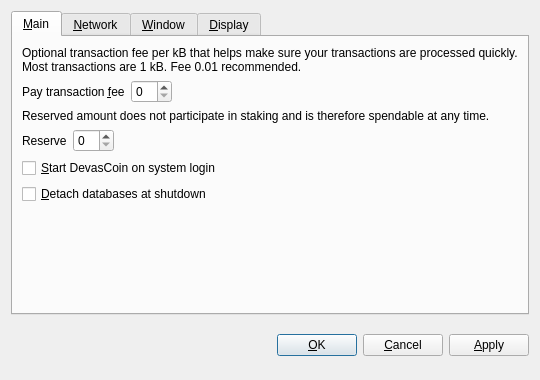
<?xml version="1.0" encoding="UTF-8"?>
<ui version="4.0">
 <class>OptionsDialog</class>
 <widget class="QDialog" name="OptionsDialog">
  <property name="geometry">
   <rect>
    <x>0</x>
    <y>0</y>
    <width>540</width>
    <height>380</height>
   </rect>
  </property>
  <property name="windowTitle">
   <string>Options</string>
  </property>
  <property name="modal">
   <bool>true</bool>
  </property>
  <layout class="QVBoxLayout" name="verticalLayout">
   <item>
    <widget class="QTabWidget" name="tabWidget">
     <property name="tabPosition">
      <enum>QTabWidget::North</enum>
     </property>
     <property name="currentIndex">
      <number>0</number>
     </property>
     <widget class="QWidget" name="tabMain">
      <attribute name="title">
       <string>&amp;Main</string>
      </attribute>
      <layout class="QVBoxLayout" name="verticalLayout_Main">
       <item>
        <widget class="QLabel" name="transactionFeeInfoLabel">
         <property name="text">
          <string>Optional transaction fee per kB that helps make sure your transactions are processed quickly. Most transactions are 1 kB. Fee 0.01 recommended.</string>
         </property>
         <property name="textFormat">
          <enum>Qt::PlainText</enum>
         </property>
         <property name="wordWrap">
          <bool>true</bool>
         </property>
        </widget>
       </item>
       <item>
        <layout class="QHBoxLayout" name="horizontalLayoutFee">
         <item>
          <widget class="QLabel" name="transactionFeeLabel">
           <property name="text">
            <string>Pay transaction &amp;fee</string>
           </property>
           <property name="textFormat">
            <enum>Qt::PlainText</enum>
           </property>
           <property name="buddy">
            <cstring>transactionFee</cstring>
           </property>
          </widget>
         </item>
         <item>
          <widget class="BitcoinAmountField" name="transactionFee"/>
         </item>
         <item>
          <spacer name="horizontalSpacerFee">
           <property name="orientation">
            <enum>Qt::Horizontal</enum>
           </property>
           <property name="sizeHint" stdset="0">
            <size>
             <width>40</width>
             <height>20</height>
            </size>
           </property>
          </spacer>
         </item>
        </layout>
       </item>
       <item>
        <widget class="QLabel" name="reserveBalanceInfoLabel">
         <property name="text">
          <string>Reserved amount does not participate in staking and is therefore spendable at any time.</string>
         </property>
         <property name="textFormat">
          <enum>Qt::PlainText</enum>
         </property>
         <property name="wordWrap">
          <bool>true</bool>
         </property>
        </widget>
       </item>
       <item>
        <layout class="QHBoxLayout" name="horizontalLayoutReserveBalance">
         <item>
          <widget class="QLabel" name="reserveBalanceLabel">
           <property name="text">
            <string>Reserve</string>
           </property>
           <property name="textFormat">
            <enum>Qt::PlainText</enum>
           </property>
           <property name="buddy">
            <cstring>reserveBalance</cstring>
           </property>
          </widget>
         </item>
         <item>
          <widget class="BitcoinAmountField" name="reserveBalance"/>
         </item>
         <item>
          <spacer name="horizontalSpacerReserveBalance">
           <property name="orientation">
            <enum>Qt::Horizontal</enum>
           </property>
           <property name="sizeHint" stdset="0">
            <size>
             <width>40</width>
             <height>20</height>
            </size>
           </property>
          </spacer>
         </item>
        </layout>
       </item>
       <item>
        <widget class="QCheckBox" name="bitcoinAtStartup">
         <property name="toolTip">
          <string>Automatically start DevasCoin after logging in to the system.</string>
         </property>
         <property name="text">
          <string>&amp;Start DevasCoin on system login</string>
         </property>
        </widget>
       </item>
       <item>
        <widget class="QCheckBox" name="detachDatabases">
         <property name="toolTip">
          <string>Detach block and address databases at shutdown. This means they can be moved to another data directory, but it slows down shutdown. The wallet is always detached.</string>
         </property>
         <property name="text">
          <string>&amp;Detach databases at shutdown</string>
         </property>
        </widget>
       </item>
       <item>
        <spacer name="verticalSpacer_Main">
         <property name="orientation">
          <enum>Qt::Vertical</enum>
         </property>
         <property name="sizeHint" stdset="0">
          <size>
           <width>20</width>
           <height>40</height>
          </size>
         </property>
        </spacer>
       </item>
      </layout>
     </widget>
     <widget class="QWidget" name="tabNetwork">
      <attribute name="title">
       <string>&amp;Network</string>
      </attribute>
      <layout class="QVBoxLayout" name="verticalLayout_Network">
       <item>
        <widget class="QCheckBox" name="mapPortUpnp">
         <property name="toolTip">
          <string>Automatically open the DevasCoin client port on the router. This only works when your router supports UPnP and it is enabled.</string>
         </property>
         <property name="text">
          <string>Map port using &amp;UPnP</string>
         </property>
        </widget>
       </item>
       <item>
        <widget class="QCheckBox" name="connectSocks">
         <property name="toolTip">
          <string>Connect to the DevasCoin network through a SOCKS proxy (e.g. when connecting through Tor).</string>
         </property>
         <property name="text">
          <string>&amp;Connect through SOCKS proxy:</string>
         </property>
        </widget>
       </item>
       <item>
        <layout class="QHBoxLayout" name="horizontalLayout_Network">
         <item>
          <widget class="QLabel" name="proxyIpLabel">
           <property name="text">
            <string>Proxy &amp;IP:</string>
           </property>
           <property name="textFormat">
            <enum>Qt::PlainText</enum>
           </property>
           <property name="buddy">
            <cstring>proxyIp</cstring>
           </property>
          </widget>
         </item>
         <item>
          <widget class="QValidatedLineEdit" name="proxyIp">
           <property name="maximumSize">
            <size>
             <width>140</width>
             <height>16777215</height>
            </size>
           </property>
           <property name="toolTip">
            <string>IP address of the proxy (e.g. 127.0.0.1)</string>
           </property>
          </widget>
         </item>
         <item>
          <widget class="QLabel" name="proxyPortLabel">
           <property name="text">
            <string>&amp;Port:</string>
           </property>
           <property name="textFormat">
            <enum>Qt::PlainText</enum>
           </property>
           <property name="buddy">
            <cstring>proxyPort</cstring>
           </property>
          </widget>
         </item>
         <item>
          <widget class="QLineEdit" name="proxyPort">
           <property name="maximumSize">
            <size>
             <width>55</width>
             <height>16777215</height>
            </size>
           </property>
           <property name="toolTip">
            <string>Port of the proxy (e.g. 9050)</string>
           </property>
          </widget>
         </item>
         <item>
          <widget class="QLabel" name="socksVersionLabel">
           <property name="text">
            <string>SOCKS &amp;Version:</string>
           </property>
           <property name="textFormat">
            <enum>Qt::PlainText</enum>
           </property>
           <property name="buddy">
            <cstring>socksVersion</cstring>
           </property>
          </widget>
         </item>
         <item>
          <widget class="QValueComboBox" name="socksVersion">
           <property name="toolTip">
            <string>SOCKS version of the proxy (e.g. 5)</string>
           </property>
          </widget>
         </item>
         <item>
          <spacer name="horizontalSpacer_Network">
           <property name="orientation">
            <enum>Qt::Horizontal</enum>
           </property>
           <property name="sizeHint" stdset="0">
            <size>
             <width>40</width>
             <height>20</height>
            </size>
           </property>
          </spacer>
         </item>
        </layout>
       </item>
       <item>
        <spacer name="verticalSpacer_Network">
         <property name="orientation">
          <enum>Qt::Vertical</enum>
         </property>
         <property name="sizeHint" stdset="0">
          <size>
           <width>20</width>
           <height>40</height>
          </size>
         </property>
        </spacer>
       </item>
      </layout>
     </widget>
     <widget class="QWidget" name="tabWindow">
      <attribute name="title">
       <string>&amp;Window</string>
      </attribute>
      <layout class="QVBoxLayout" name="verticalLayout_Window">
       <item>
        <widget class="QCheckBox" name="minimizeToTray">
         <property name="toolTip">
          <string>Show only a tray icon after minimizing the window.</string>
         </property>
         <property name="text">
          <string>&amp;Minimize to the tray instead of the taskbar</string>
         </property>
        </widget>
       </item>
       <item>
        <widget class="QCheckBox" name="minimizeOnClose">
         <property name="toolTip">
          <string>Minimize instead of exit the application when the window is closed. When this option is enabled, the application will be closed only after selecting Quit in the menu.</string>
         </property>
         <property name="text">
          <string>M&amp;inimize on close</string>
         </property>
        </widget>
       </item>
       <item>
        <spacer name="verticalSpacer_Window">
         <property name="orientation">
          <enum>Qt::Vertical</enum>
         </property>
         <property name="sizeHint" stdset="0">
          <size>
           <width>20</width>
           <height>40</height>
          </size>
         </property>
        </spacer>
       </item>
      </layout>
     </widget>
     <widget class="QWidget" name="tabDisplay">
      <attribute name="title">
       <string>&amp;Display</string>
      </attribute>
      <layout class="QVBoxLayout" name="verticalLayout_Display">
       <item>
        <layout class="QHBoxLayout" name="horizontalLayout_1_Display">
         <item>
          <widget class="QLabel" name="langLabel">
           <property name="text">
            <string>User Interface &amp;language:</string>
           </property>
           <property name="textFormat">
            <enum>Qt::PlainText</enum>
           </property>
           <property name="buddy">
            <cstring>lang</cstring>
           </property>
          </widget>
         </item>
         <item>
          <widget class="QValueComboBox" name="lang">
           <property name="toolTip">
            <string>The user interface language can be set here. This setting will take effect after restarting DevasCoin.</string>
           </property>
          </widget>
         </item>
        </layout>
       </item>
       <item>
        <layout class="QHBoxLayout" name="horizontalLayout_2_Display">
         <item>
          <widget class="QLabel" name="unitLabel">
           <property name="text">
            <string>&amp;Unit to show amounts in:</string>
           </property>
           <property name="textFormat">
            <enum>Qt::PlainText</enum>
           </property>
           <property name="buddy">
            <cstring>unit</cstring>
           </property>
          </widget>
         </item>
         <item>
          <widget class="QValueComboBox" name="unit">
           <property name="toolTip">
            <string>Choose the default subdivision unit to show in the interface and when sending coins.</string>
           </property>
          </widget>
         </item>
        </layout>
       </item>
       <item>
        <widget class="QCheckBox" name="displayAddresses">
         <property name="toolTip">
          <string>Whether to show DevasCoin addresses in the transaction list or not.</string>
         </property>
         <property name="text">
          <string>&amp;Display addresses in transaction list</string>
         </property>
        </widget>
       </item>
       <item>
        <widget class="QCheckBox" name="coinControlFeatures">
         <property name="toolTip">
          <string>Whether to show coin control features or not.</string>
         </property>
         <property name="text">
          <string>Display coin &amp;control features (experts only!)</string>
         </property>
        </widget>
       </item>
       <item>
        <spacer name="verticalSpacer_Display">
         <property name="orientation">
          <enum>Qt::Vertical</enum>
         </property>
         <property name="sizeHint" stdset="0">
          <size>
           <width>20</width>
           <height>40</height>
          </size>
         </property>
        </spacer>
       </item>
      </layout>
     </widget>
    </widget>
   </item>
   <item>
    <layout class="QHBoxLayout" name="horizontalLayout_Buttons">
     <item>
      <spacer name="horizontalSpacer_1">
       <property name="orientation">
        <enum>Qt::Horizontal</enum>
       </property>
       <property name="sizeHint" stdset="0">
        <size>
         <width>40</width>
         <height>48</height>
        </size>
       </property>
      </spacer>
     </item>
     <item>
      <widget class="QLabel" name="statusLabel">
       <property name="font">
        <font>
         <weight>75</weight>
         <bold>true</bold>
        </font>
       </property>
       <property name="text">
        <string/>
       </property>
       <property name="textFormat">
        <enum>Qt::PlainText</enum>
       </property>
       <property name="wordWrap">
        <bool>true</bool>
       </property>
      </widget>
     </item>
     <item>
      <spacer name="horizontalSpacer_2">
       <property name="orientation">
        <enum>Qt::Horizontal</enum>
       </property>
       <property name="sizeHint" stdset="0">
        <size>
         <width>40</width>
         <height>48</height>
        </size>
       </property>
      </spacer>
     </item>
     <item>
      <widget class="QPushButton" name="okButton">
       <property name="text">
        <string>&amp;OK</string>
       </property>
      </widget>
     </item>
     <item>
      <widget class="QPushButton" name="cancelButton">
       <property name="text">
        <string>&amp;Cancel</string>
       </property>
       <property name="autoDefault">
        <bool>false</bool>
       </property>
      </widget>
     </item>
     <item>
      <widget class="QPushButton" name="applyButton">
       <property name="text">
        <string>&amp;Apply</string>
       </property>
       <property name="autoDefault">
        <bool>false</bool>
       </property>
      </widget>
     </item>
    </layout>
   </item>
  </layout>
 </widget>
 <customwidgets>
  <customwidget>
   <class>BitcoinAmountField</class>
   <extends>QSpinBox</extends>
   <header>bitcoinamountfield.h</header>
  </customwidget>
  <customwidget>
   <class>QValueComboBox</class>
   <extends>QComboBox</extends>
   <header>qvaluecombobox.h</header>
  </customwidget>
  <customwidget>
   <class>QValidatedLineEdit</class>
   <extends>QLineEdit</extends>
   <header>qvalidatedlineedit.h</header>
  </customwidget>
 </customwidgets>
 <resources/>
 <connections/>
</ui>
